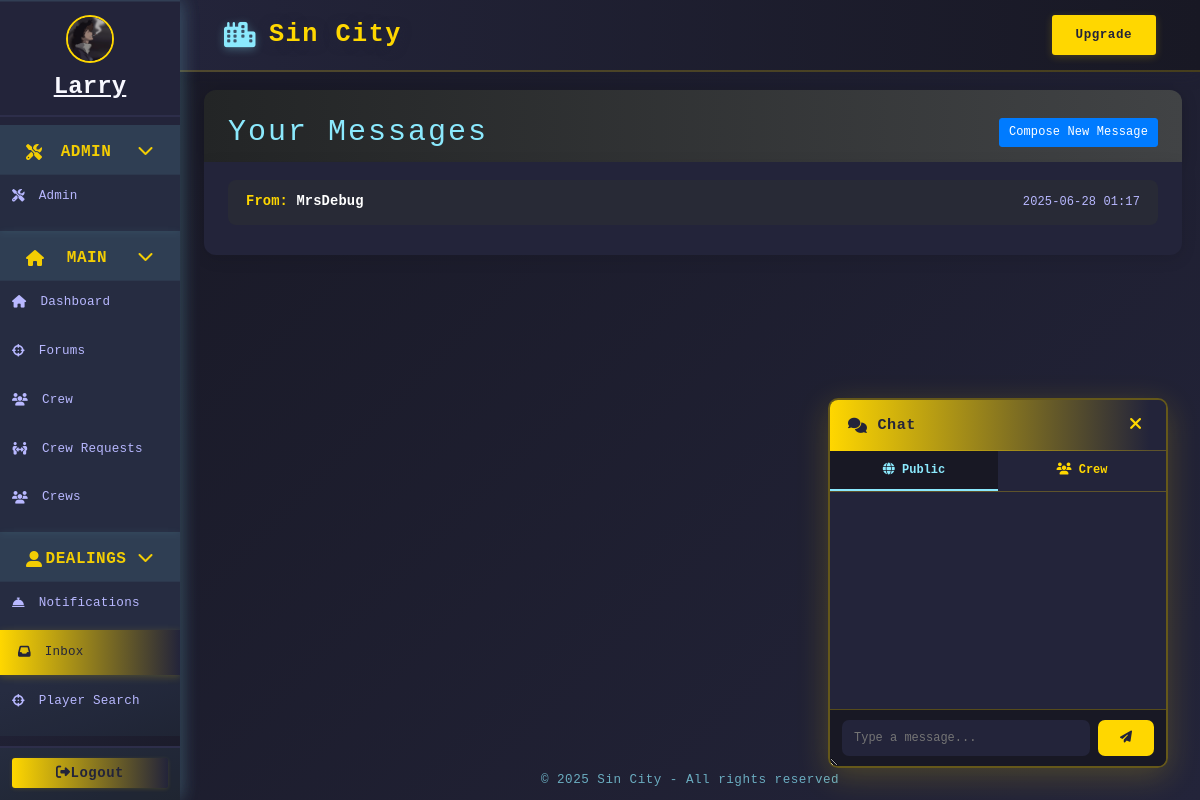
Screenshot of /messages (signed in) with the database file from the repository.
### models/character.py (models this page shows, shortened)
class Character(db.Model):
    __tablename__ = 'character'
    id = db.Column(db.Integer, primary_key=True)
    user_id = db.Column(db.Integer, db.ForeignKey('user.id'), nullable=True)
    user = db.relationship('User', backref=db.backref('linked_character', overlaps="linked_characters"), foreign_keys=[user_id], overlaps="linked_characters")
    name = db.Column(db.String(64), unique=True, nullable=False)
    bodyguards = db.Column(db.Integer, default=0)
    health = db.Column(db.Integer, default=100)
    money = db.Column(db.Integer, default=250)
    level = db.Column(db.Integer, default=1)
    xp = db.Column(db.Integer, default=0)
    last_crime_time = db.Column(db.DateTime, nullable=True)
    last_travel_time = db.Column(db.DateTime, nullable=True)
    city = db.Column(db.String(64), default="New York")
    gun_id = db.Column(db.Integer, db.ForeignKey('shop_item.id'))
    gun = db.relationship('ShopItem', foreign_keys=[gun_id])
    in_jail = db.Column(db.Boolean, default=False)
    jail_until = db.Column(db.DateTime, nullable=True)
    bar_timer = db.Column(db.DateTime, nullable=True)
    bar_cooldown = db.Column(db.Integer, default=60)
    crime_group_id = db.Column(db.Integer, db.ForeignKey('organized_crime.id'))
    crime_group = db.relationship("OrganizedCrime", back_populates="members", foreign_keys=[crime_group_id])
    master_id = db.Column(db.Integer, db.ForeignKey('user.id'))
    equipped_gun_id = db.Column(db.Integer, db.ForeignKey('gun.id'), nullable=True)
    equipped_gun = db.relationship('Gun', foreign_keys=[equipped_gun_id])
    earn_streak = db.Column(db.Integer, default=0)
    last_earned = db.Column(db.DateTime, nullable=True)
    is_alive = db.Column(db.Boolean, default=True)
    profile_image = db.Column(db.String(255), nullable=True)
    crew_id = db.Column(db.Integer, db.ForeignKey('crew.id'))
    linked_user = db.relationship('User', foreign_keys=[user_id], overlaps="linked_character,linked_characters,user")
    crew = db.relationship('Crew', backref='characters')

### models/private_message.py (models this page shows)
class PrivateMessage(db.Model):
    id = db.Column(db.Integer, primary_key=True)
    sender_id = db.Column(db.Integer, db.ForeignKey('user.id'), nullable=False)
    recipient_id = db.Column(db.Integer, db.ForeignKey('user.id'), nullable=False)
    content = db.Column(db.Text, nullable=False)
    timestamp = db.Column(db.DateTime, default=datetime.utcnow)
    is_read = db.Column(db.Boolean, default=False)
    sender = db.relationship('User', foreign_keys=[sender_id], backref='sent_messages')
    recipient = db.relationship('User', foreign_keys=[recipient_id], backref='received_messages')

### app.py (the view)
@app.route('/messages', methods=['GET'])
@login_required
def inbox():
    messages = PrivateMessage.query.filter_by(recipient_id=current_user.id).order_by(PrivateMessage.timestamp.asc()).all()
    char_map = {}
    for msg in messages:
        char = Character.query.filter_by(master_id=msg.sender.id, is_alive=True).first()
        char_map[msg.sender.id] = char.name if char else ""
    return render_template("inbox.html", messages=messages, char_map=char_map)

### models/forms.py
class UpgradeForm(FlaskForm):
    submit = SubmitField('Upgrade')

class ChatForm(FlaskForm):
    message = StringField('Message', validators=[DataRequired()])
    submit = SubmitField('Send')

### app.py (called while the page is built)
@app.before_request
def update_last_seen():
    if current_user.is_authenticated:
        now = datetime.utcnow()
        if not current_user.last_seen or (now - current_user.last_seen).seconds > 1:
            current_user.last_seen = now
            db.session.commit()

@app.before_request
def enable_sqlite_fk():
    if db.engine.url.drivername == 'sqlite':
        with db.engine.connect() as conn:
            conn.execute(db.text("PRAGMA foreign_keys=ON"))

@login_manager.user_loader
def load_user(user_id):
    return db.session.get(User, int(user_id))

@app.context_processor
def inject_upgrade_form():
    return dict(upgrade_form=UpgradeForm())

@app.context_processor
def inject_user():
    return dict(user=current_user)

@app.context_processor
def inject_current_character():
    from flask_login import current_user
    if current_user.is_authenticated:
        character = Character.query.filter_by(master_id=current_user.id, is_alive=True).first()
        return dict(current_character=character)
    return dict(current_character=None)

@app.context_processor
def inject_is_godfather():
    if current_user.is_authenticated:
        character = Character.query.filter_by(master_id=current_user.id, is_alive=True).first()
        if character and Godfather.query.filter_by(character_id=character.id).first():
            return dict(is_godfather=True)
    return dict(is_godfather=False)

@app.context_processor
def inject_now():
    from datetime import datetime
    return {'now': datetime.utcnow}

@app.context_processor
def inject_chat_form():
    return dict(chat_form=ChatForm())

### templates/inbox.html (shortened to what this page needs)
{% extends "base.html" %}
{% block content %}
<div class="inbox-header" style="display: flex; align-items: center; justify-content: space-between;">
    <h1 style="margin-bottom: 0;">Your Messages</h1>
    <a href="{{ url_for('compose_message') }}" class="btn btn-primary" style="margin-bottom:0;">Compose New Message</a>
</div>
<div class="inbox-list">
    <ul class="message-list">
      {% for msg in messages %}
        <li class="message-item">
          <a href="{{ url_for('view_message', msg_id=msg.id) }}" class="message-link">
            From:
            {% if char_map[msg.sender.id] %}
              <span style="color:#ffffff;">{{ char_map[msg.sender.id] }}</span>
            {% endif %}
          </a>
          <span class="message-meta">{{ msg.timestamp.strftime('%Y-%m-%d %H:%M') }}</span>
        </li>
      {% else %}
        <li class="message-item" style="color: #b8b8ff;">No messages.</li>
      {% endfor %}
    </ul>
</div>
{% endblock %}

### templates/base.html (shortened to what this page needs)
<!DOCTYPE html>
<html lang="en">
<head>
  <link rel="stylesheet" href="https://cdn.jsdelivr.net/npm/bootstrap@4.6.2/dist/css/bootstrap.min.css">
  <link rel="stylesheet" href="https://cdnjs.cloudflare.com/ajax/libs/font-awesome/6.4.2/css/all.min.css">
</head>
<body class="fade-in">
  <div class="layout-root fade-in">
    {% block sidebar %}
    <div class="sidebar {% if request.endpoint in ['login', 'register'] %}d-none{% endif %}">
      <nav class="sidebar">
        {% if current_user.is_authenticated %}
          <div class="sidebar-user">
            {% set character = current_character %}
            {% if character and character.profile_image %}
              <img
                src="{{ url_for('static', filename=character.profile_image) if not character.profile_image.startswith('http') else character.profile_image }}"
                class="crew-avatar"
                alt="avatar"
                style="width:48px;height:48px;border-radius:50%;margin-bottom:6px;border:2px solid #ffd700;object-fit:cover;"
              >
            {% else %}
              <i id="char-name" class="fas fa-user-circle"></i>
            {% endif %}
            {% if character %}
              <a href="{{ url_for('profile_by_id', char_id=character.id) }}" style="color:inherit; text-decoration: underline;">
                <strong>{{ character.name }}</strong>
              </a>
            {% else %}
              <span><strong>No character</strong></span>
            {% endif %}
          </div>
        {% endif %}
        <div class="sidebar-nav">
          {% if current_user.is_authenticated and current_user.is_admin %}
          <div class="sidebar-category">
            <div class="sidebar-category-title collapsible" onclick="toggleSidebarCategory(this)">
              <i class="fas fa-tools"></i> Admin
              <span class="collapse-arrow"><i class="fas fa-chevron-down"></i></span>
            </div>
            <div class="sidebar-subnav">
              <a href="{{ url_for('admin.admin_dashboard') }}" class="{% if request.endpoint == 'admin.index' %}active{% endif %}">
                <i class="fas fa-tools"></i> <span>Admin</span>
              </a>
            </div>
          </div>
          {% endif %}
          <div class="sidebar-category">
            <div class="sidebar-category-title collapsible" onclick="toggleSidebarCategory(this)">
              <i class="fas fa-home"></i> Main
              <span class="collapse-arrow"><i class="fas fa-chevron-down"></i></span>
            </div>
            <div class="sidebar-subnav">
              <a href="{{ url_for('dashboard') }}" class="{% if request.endpoint == 'dashboard' %}active{% endif %}">
                <i class="fas fa-home"></i> <span>Dashboard</span>
              </a>
              <a href="{{ url_for('forums') }}" class="{% if request.endpoint == 'forums' %}active{% endif %}">
                <i class="fas fa-crosshairs"></i> <span>Forums</span>
              </a>
              {% if current_user.is_authenticated and current_character and current_character.crew_id %}
              <a href="{{ url_for('crew_page', crew_id=current_character.crew_id) }}" class="{% if request.endpoint == 'crew_page' %}active{% endif %}">
                <i class="fas fa-users"></i> <span>Crew</span>
              </a>
              {% endif %}
              {% if is_godfather %}
                <a href="{{ url_for('crew_requests') }}">
                  <i class='fas fa-people-arrows'></i><span> Crew Requests</span>
                </a>
              {% endif %}
              <a href="{{ url_for('crews', crew_id=current_character.crew_id) }}" class="{% if request.endpoint == 'crews' %}active{% endif %}">
                <i class="fas fa-users"></i> <span>Crews</span>
              </a>
            </div>
          </div>
          <div class="sidebar-category">
            <div class="sidebar-category-title collapsible" onclick="toggleSidebarCategory(this)">
              <i class="fas fa-user-alt"></i> Dealings
              <span class="collapse-arrow"><i class="fas fa-chevron-down"></i></span>
            </div>
            <div class="sidebar-subnav">
              <a href="{{ url_for('notifications') }}" class="{% if request.endpoint == 'notifications' %}active{% endif %}">
                <i class="fas fa-concierge-bell"></i> <span>Notifications</span>
              </a>
              <a href="{{ url_for('inbox') }}" class="{% if request.endpoint == 'inbox' %}active{% endif %}">
                <i class="fas fa-inbox"></i> <span>Inbox</span>
              </a>
              <a href="{{ url_for('player_search') }}" class="{% if request.endpoint == 'player_search' %}active{% endif %}">
                <i class="fas fa-crosshairs"></i> <span>Player Search</span>
              </a>
              <a href="{{ url_for('travel') }}" class="{% if request.endpoint == 'travel' %}active{% endif %}">
              </a>
            </div>
          </div>
        </div>
        <div class="sidebar-footer">
          {% if current_user.is_authenticated %}
          <a href="{{ url_for('logout') }}" class="btn"><i id="fas-fa" class="fas fa-sign-out-alt"></i><span>Logout</span> </a>
          {% endif %}
        </div>
      </nav>
    </div>
    {% endblock %}
    <div class="main-area">
      <header class="topbar">
        <span class="topbar-title">
          <i class="fas fa-city"></i> <a href="/"> {%block topbar_title %}Sin City{% endblock %}</a>
        </span>
        <div class="topbar-actions">
          {% block topbar_actions %}
          {% if current_user.is_authenticated and not current_user.premium %}
          <form action="{{ url_for('upgrade') }}" method="post" class="d-inline">
            {{ upgrade_form.submit(class_="btn") }}
          </form>
          {% elif current_user.is_authenticated and current_user.premium %}
          <span class="badge">
            <i class="fas fa-crown"></i> Premium
          </span>
          {% endif %}
          {% endblock %}
        </div>
      </header>
      <main class="content-area">
        {% block content %}{% endblock %}
      </main>
      <footer>
        &copy; {{ current_year if current_year else "2025" }} Sin City - All rights reserved
      </footer>
    </div>
    {% if current_user.is_authenticated %}
    <div id="floating-chat">
      <div class="chat-header">
        <span class="chat-title"><i class="fas fa-comments"></i> Chat</span>
        <button type="button" class="chat-close" onclick="toggleChat()" title="Close chat">
          <i class="fas fa-times"></i>
        </button>
      </div>
      <div class="chat-tabs">
        <button type="button" id="tab-public" class="chat-tab active-tab" onclick="switchTab('public')">
          <i class="fas fa-globe"></i> Public
        </button>
        <button type="button" id="tab-crew" class="chat-tab" onclick="switchTab('crew')">
          <i class="fas fa-users"></i> Crew
        </button>
      </div>
      <div id="chat-messages" class="chat-messages"></div>
      <form id="chat-form" method="POST" autocomplete="off">
        {{ chat_form.message(id="chat-input", maxlength=250, placeholder="Type a message...") }}
        <button type="submit" id="chat-submit"><i class="fas fa-paper-plane"></i></button>
      </form>
    </div>
    {% endif %}
  </div>
</body>
</html>

### templates/inbox.html (style rules this page uses)
.inbox-header { background: linear-gradient(90deg, #232526 0%, #414345 100%); padding: 2rem 2rem 1rem 2rem; border-radius: 12px 12px 0 0; box-shadow: 0 4px 16px rgba(0,0,0,0.2); margin-bottom: 0; }
.inbox-header h1 { color: #8be9fd; font-size: 2.5rem; text-align: center; margin-bottom: 0.5rem; letter-spacing: 2px; }
.inbox-list { background: #23243a; border-radius: 0 0 12px 12px; padding: 1.5rem 2rem; box-shadow: 0 4px 16px rgba(0,0,0,0.1); }
.message-list { list-style: none; padding: 0; margin: 0; }
.message-item { background: #282a36; border-radius: 8px; margin-bottom: 1rem; padding: 1rem 1.5rem; transition: background 0.2s; display: flex; align-items: center; }
.message-link { color: #ffd700; font-size: 1.15rem; font-weight: bold; text-decoration: none; margin-right: 1.5rem; flex: 1; transition: color 0.2s; }
.message-meta { color: #b8b8ff; font-size: 1rem; }

### rows the page displays
Character: profile_image (picture), name "Larry"
PrivateMessage: timestamp "2025-06-28 01:17"
Character: name "MrsDebug"

### other values shown
{{ current_year if current_year else "2025" }} "2025"
